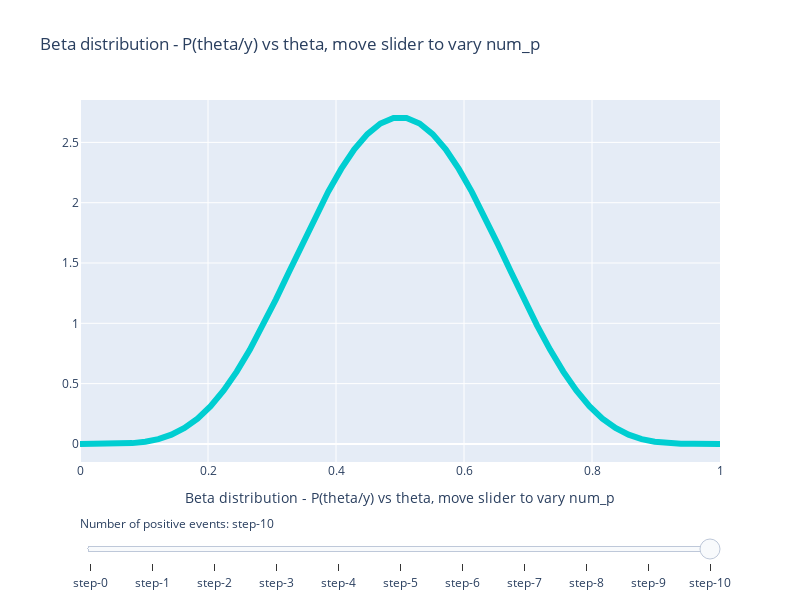

Notebook code for this chart:
### Markdown cell above
### Beta distribution is the conjugate prior of a binomial distribution. A class of conjugate priors for a sampling model P(y | $\theta$) is one that makes the posterior P($\theta$ |y) have the same form as the prior

## beta(a,b| $\theta$) = $ \dfrac{\gamma(a + b)}{\gamma(a) \gamma(b)} \cdot \theta^{a - 1} \cdot (1 - \theta)^{b -1}$

#### This means that the posterior, computed from a likelihood function that has a binomial form,  will have a beta distribution. If we start with a uniform prior for p($\theta$), this posterior can be analytically computed as beta(a, b) where
#### a corresponds to num_p + 1 = number of positive + 1
#### b corresponds to total - num_p + 1 = number of negative + 1
#### a and b are pseudo, counts
#### a = 1 and b = 1 gives you a uniform distribution
#### If a beta distribution beta(a,b) is used as a prior for a binomial sampling model, the posterior is then given by beta(a+1,b+1)
#### Conjugate priors make calculating the posterior easy, but it may not accurately reflect our prior information always

### Code cell
def beta_vector(num_p, args):
    alpha = num_p + 1
    beta = args['total'] - num_p + 1
    theta_range_steps = args['theta_range_steps'+1]
    
    theta =  np.linspace(0,1,theta_range_steps)
    term = gamma(alpha + beta) / ( gamma(alpha) * gamma(beta) )
    p_theta = term * theta**(alpha - 1) * (1 - theta)**(beta - 1)
    return(p_theta)


fig = plotter(total=10, theta_range_steps=50, function=beta_vector, 
              function_args={'total':10, 'theta_range_steps': 50},
              plotting_args={'title': 'Beta distribution - P(theta/y) vs theta, move slider to vary num_p'})
pio.show(fig)
